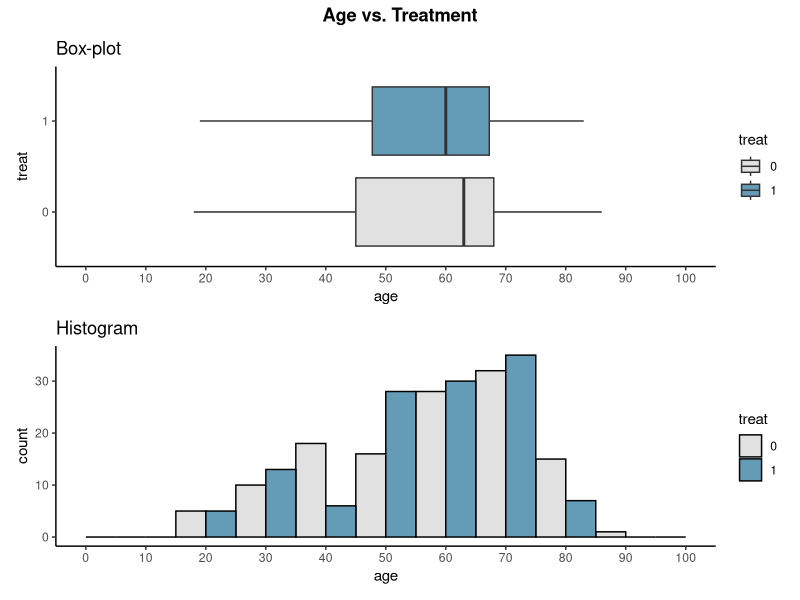
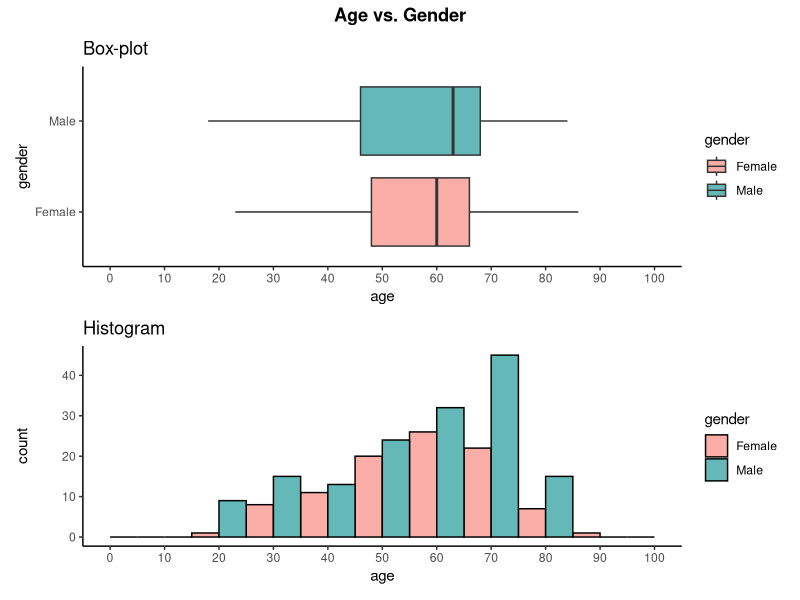
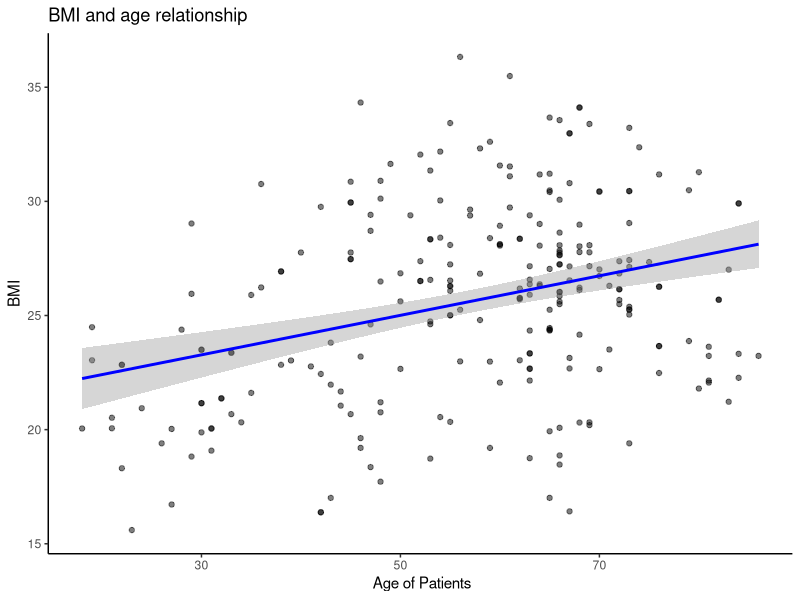

Write the R code that produced these figures, in order.
#   T Are there any correlated measurements?
#   K Does the preoperative pain change with age of the patients?
#   T Do BMI and age have a linear relationship?

#Load libraries
library(here)
library(tidyverse)
library(ggplot2)
library(patchwork)

data <- read.csv2(here("DATA", "clean_data.csv"))

#----- Does the age distribution depend on `treat`? --------------------------------------

# Set 'treat' as factor
data$treat <- factor(data$treat)

# Boxplot Age vs. Treat 
boxplot_treat <- ggplot(data, aes(x = treat, y = age, fill = treat)) +
  geom_boxplot() +
  scale_fill_manual(values = c("0" = "#E1E1E1", "1" = "#649CB8")) +
  scale_y_continuous(breaks = c(0, 10, 20, 30, 40, 50, 60, 70, 80, 90, 100), limits = c(0, 100)) +
  labs(title = "Box-plot") +
  theme_classic() +
  coord_flip()  

# Histogram Age vs. Treat 
histogram_treat <- ggplot(data, aes(y = age, fill = treat)) +
  geom_histogram(binwidth = 10, position = "dodge", color = "black") +
  scale_fill_manual(values = c("0" = "#E1E1E1", "1" = "#649CB8")) +
  scale_y_continuous(breaks = c(0, 10, 20, 30, 40, 50, 60, 70, 80, 90, 100), limits = c(0, 100)) +
  labs(title = "Histogram") +
  theme_classic() +
  coord_flip()  

# Combine plots 
Age_vs_treat_plot <- (boxplot_treat / histogram_treat) + 
  plot_annotation(
    title = "Age vs. Treatment",
    theme = theme(plot.title = element_text(hjust = 0.5, face = "bold"))
  )
Age_vs_treat_plot

#----- Does the age distribution of the patients depend on their sex (`gender`)?--------

# Boxplot: Age vs. Gender
boxplot_gender <- ggplot(data, aes(x = gender, y = age, fill = gender)) +
  geom_boxplot() +
  scale_fill_manual(values = c("Female" = "#FBADA7", "Male" = "#64B8B8")) +
  scale_y_continuous(breaks = c(0, 10, 20, 30, 40, 50, 60, 70, 80, 90, 100), limits = c(0, 100)) +
  labs(title = "Box-plot") +
  theme_classic() +
  coord_flip() 

# Histogram: Age vs. Gender
histogram_gender <- ggplot(data, aes(y = age, fill = gender)) +
  geom_histogram(binwidth = 10, position = "dodge", color = "black") +
  scale_fill_manual(values = c("Female" = "#FBADA7", "Male" = "#64B8B8")) +
  scale_y_continuous(breaks = c(0 ,10, 20, 30, 40, 50, 60, 70, 80, 90, 100), limits = c(0, 100)) +
  labs(title = "Histogram") +
  theme_classic() +
  coord_flip() 

# Combine plots 
Age_vs_gender_plot <- (boxplot_gender / histogram_gender)  + 
  plot_annotation(
    title = "Age vs. Gender",
    theme = theme(plot.title = element_text(hjust = 0.5, face = "bold"))
  )

# Display the plot
Age_vs_gender_plot

# ---- Do BMI and age have a linear relationship? ----

ggplot(data,aes(x=age,y=as.numeric(BMI))) +
  geom_point(alpha=0.5) + 
  geom_smooth(method="lm", color="blue",se=TRUE) + 
  labs(title="BMI and age relationship",
       x=" Age of Patients",
       y= "BMI") + 
  theme_classic()

# it appears to be a linear relationship between BMI and age. 

# ---- Does the treatment depend on the preoperative smoking? ----

#I choose linear regression analysis to decide if there is a dependent relationship between treatment and smoking status

#changing variables to factors
smoking<- as_factor(data$smoking)
treat<- as_factor(data$treat)

#performing the logistic model
logistic_model <- glm(treat ~ smoking, family = binomial())

# Check the summary of the model
summary(logistic_model)

#Conclusion: P- values indicates no dependent relationship
